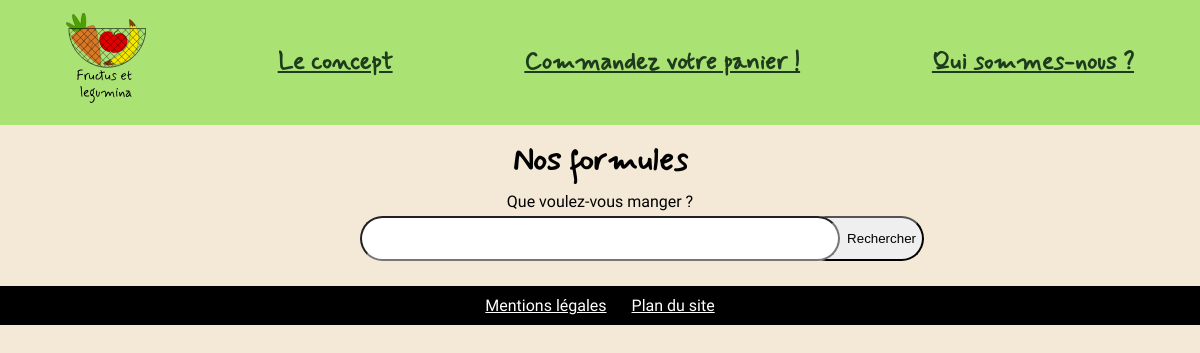
Page /catalogue.php on the earlier database version.
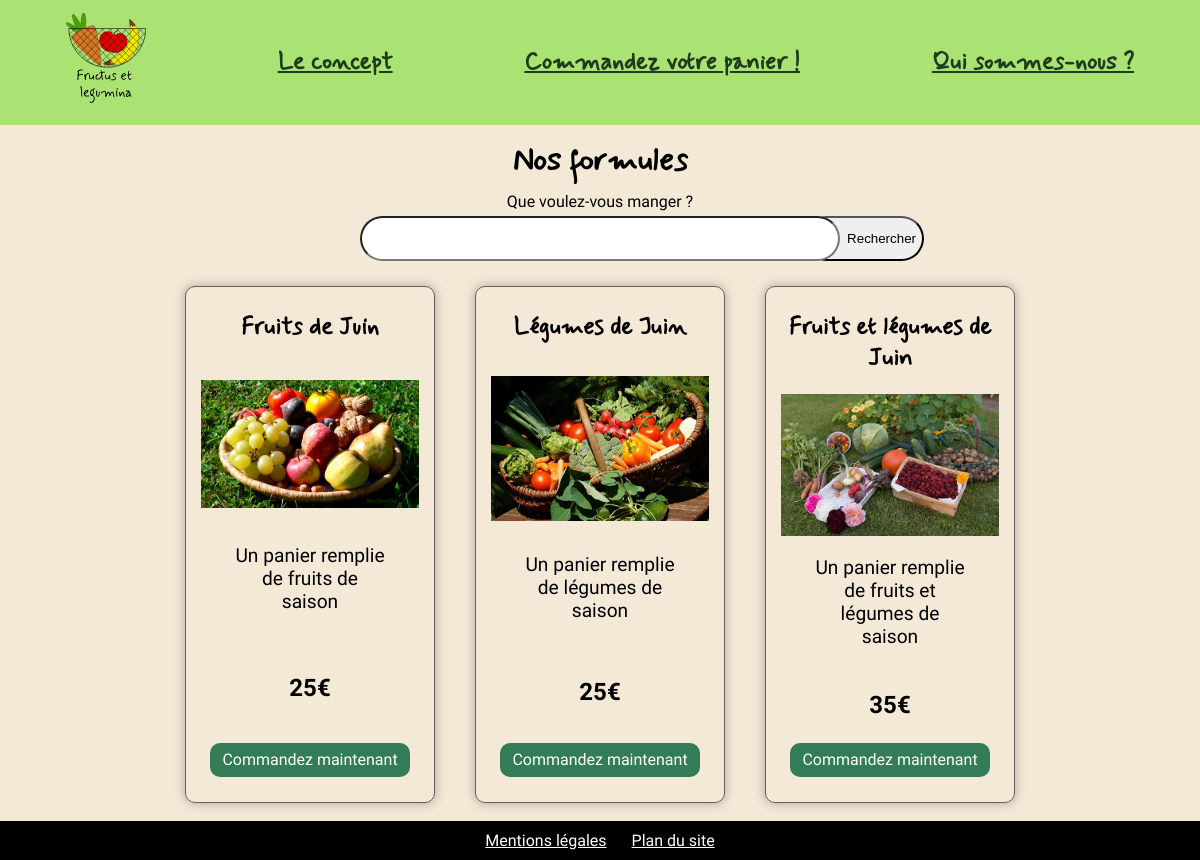
Same page on the later database version.
### tables this page shows
create table if not exists `203_formules` (
    `id_formule` bigint primary key auto_increment,
    `nom_formule` tinytext,
    `prix` tinyblob,
    `periode` tinyblob,
     
    `description_formule` mediumtext
);

### catalogue.php (the view, shortened to what this page needs)
<!DOCTYPE html>
<html lang="fr">
<head>
    <link rel="stylesheet" href="style.css">
</head>
<body>
<header>
        <nav id="navigation">
            <a href="./index.php" class="logo" title="Lien pour aller vers l'accueil"><img src="./photos/logo.svg" alt="Accueil"></a>
            <a href="./concept.php" title="Lien pour aller à la page concept">Le concept</a>
            <a href="./catalogue.php" title="Lien pour aller au catalogue">Commandez votre panier&nbsp;!</a>
            <a href="./quisommesnous.php" title="Lien pour aller à la page de présentation de l'équipe">Qui sommes-nous&nbsp;?</a>
        </nav>
    </header>
    <h1 class="top titre marge" id="top">Nos formules</h1>
    <form action="./recherche.php" method="post">
        <label for="recherche">Que voulez-vous manger ?</label>
        <div class="searchBar">
            <input type="search" list="ingredients" id="recherche" name="recherche">
            <input type="submit" value="Rechercher">
        </div>
    </form>
        <?php
        require('./bdconnect.php');
        ?>
    <div class="allFormule">
        <?php
        $requete = "SELECT * FROM `203_formules` where periode = MONTH(NOW());";
        $stmt = $db->query($requete);
        $result = $stmt->fetchAll(PDO::FETCH_ASSOC);
        foreach ($result as $key => $element) {
            ?>
            <div class="formule">
                <h2>
                    <?= $element['nom_formule']; ?>
                </h2>
                <img src="<?php if (strstr($element['nom_formule'], "Fruits et légumes")) {
                    echo ("./photos/panier-fruit-legume.jpg");
                } else if (strstr($element['nom_formule'], "Fruits")) {
                    echo ("./photos/panier-fruit.jpg");
                } else if (strstr($element['nom_formule'], "Légumes")) {
                    echo ("./photos/panier-legume.jpg");
                } else {
                    echo ("./photos/interogation.png");
                } ?>"
                    alt="" width="100%">
                <p>
                    <?= $element['description_formule']; ?>
                </p>
                <p class="prix">
                    <?= $element['prix']; ?>€
                </p>
                <a class="lienFormule" href="./article.php?id=<?= $element['id_formule']; ?>" title="Lien vers la page du produit">Commandez maintenant</a>
            </div>
        <?php } ?>
    </div>
    <footer><a href="./mentionslegales.php" title="Lien pour aller aux mentions légales">Mentions légales</a><a href="./planSite.php" title="Lien pour aller au plan du site">Plan du site</a></footer>
</body>
</html>

### style.css (style rules this page uses)
*, *::before, *::after { box-sizing: border-box; }
html, body { width: 100%; margin: 0; font-family: 'Roboto', sans-serif; }
html { scroll-behavior: smooth; }
body { margin-top: 125px; background-color: #f4e9d7; }
p { font-size: 1.2rem; width: 70%; margin-right: auto; margin-left: auto; }
nav { top: 0; display: flex; background-color: #AAE273; position: fixed; z-index: 300; width: 100%; overflow: hidden; height: 125px; }
nav img { width: 80px; }
nav a { font-size: 1.5rem; text-align: center; color: #1E3C1D; font-weight: bold; align-self: center; transition: 0.8s; border-radius: 10px; margin: 5px auto; padding: 10px 15px; font-family: Mynerve, cursive; }
.titre { margin-right: auto; margin-left: auto; width: 300px; text-align: center; font-size: 2rem; font-family: Mynerve, cursive; }
.top { padding-top: 15px; margin-top: 0px; }
footer { background-color: black; padding: 10px; display: flex; justify-content: center; gap: 25px; }
footer a { color: white; display: block; }
.marge { margin-bottom: 10px; }
.allFormule { display: flex; justify-content: space-around; gap: 30px; margin: auto 15%; flex-wrap: wrap; }
.formule { border: rgb(96, 96, 96) solid 1px; box-shadow: 0px 0px 10px 1px rgba(119, 119, 119, 0.5); -moz-box-shadow: 0px 0px 10px 1px rgba(119, 119, 119, 0.5); -webkit-box-shadow: 0px 0px 10px 1px rgba(119, 119, 119, 0.5); padding: 5px 15px; padding-bottom: 25px; border-radius: 10px; text-align: center; transition: 0.8s; max-width: 250px; min-width: 225px; display: flex; flex-direction: column; align-items: center; margin-bottom: 18px; justify-content: space-between; }
.formule h2 { font-family: Mynerve, cursive; }
.lienFormule { text-decoration: none; color: white; background-color: #327D58; cursor: pointer; border-radius: 10px; padding: 7.5px 12px; transition: 0.5s; width: -webkit-fit-content; width: -moz-fit-content; width: fit-content; text-align: center; }
.prix { font-weight: 700; text-align: center; font-size: 1.5rem; }
label[for="recherche"] { display: block; text-align: center; margin-bottom: 5px; }
input[type="search"] { height:45px; width:40%; border-radius: 100px; font-size:16px; margin-bottom: 25px; margin-left: 30%; display: block; z-index: 2; }
.searchBar { display: flex; justify-content: flex-start; align-items: baseline; }
.searchBar input[type="submit"] { height: 45px; width: 120px; border-radius: 100px; text-align: right; transform: translate(-30%, -1px); }

Differences in the rows shown:
added 203_formules: nom_formule "Fruits de Juin", description_formule "Un panier remplie de fruits de saison", prix "25"
added 203_formules: nom_formule "Légumes de Juin", description_formule "Un panier remplie de légumes de saison", prix "25"
added 203_formules: nom_formule "Fruits et légumes de Juin", description_formule "Un panier remplie de fruits et légumes de saison", prix "35"
